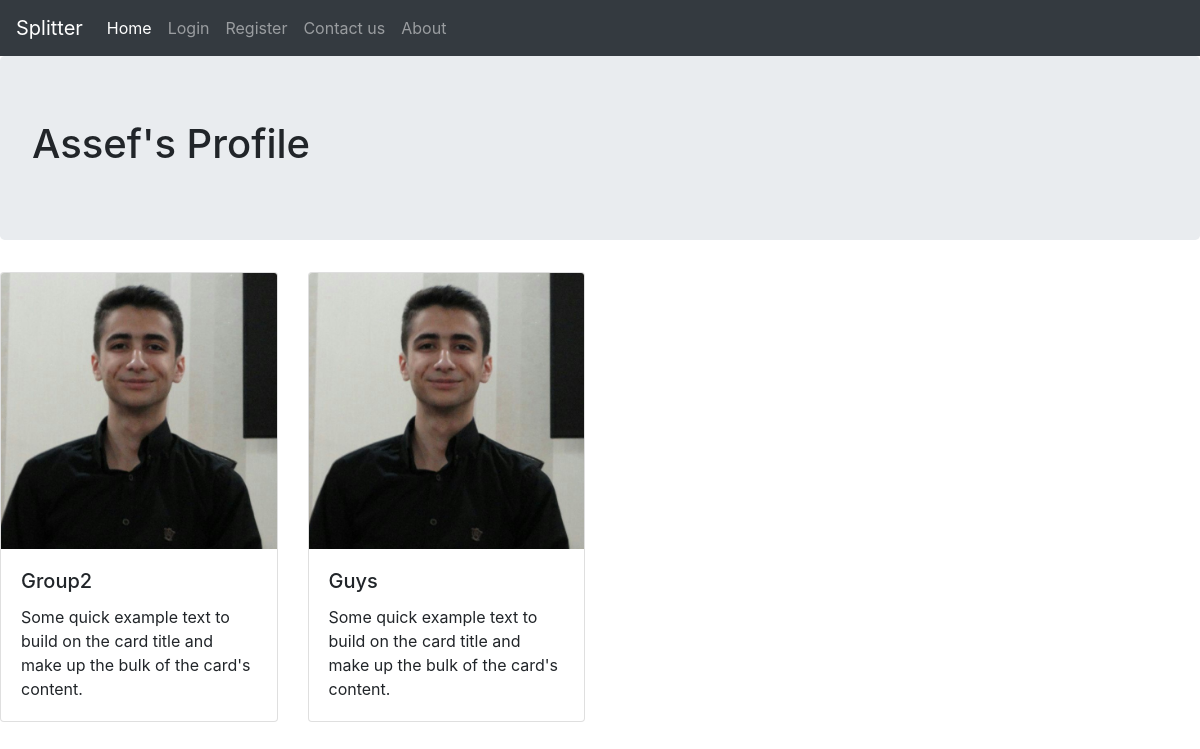
Before: /assef (signed in) with the older database file.
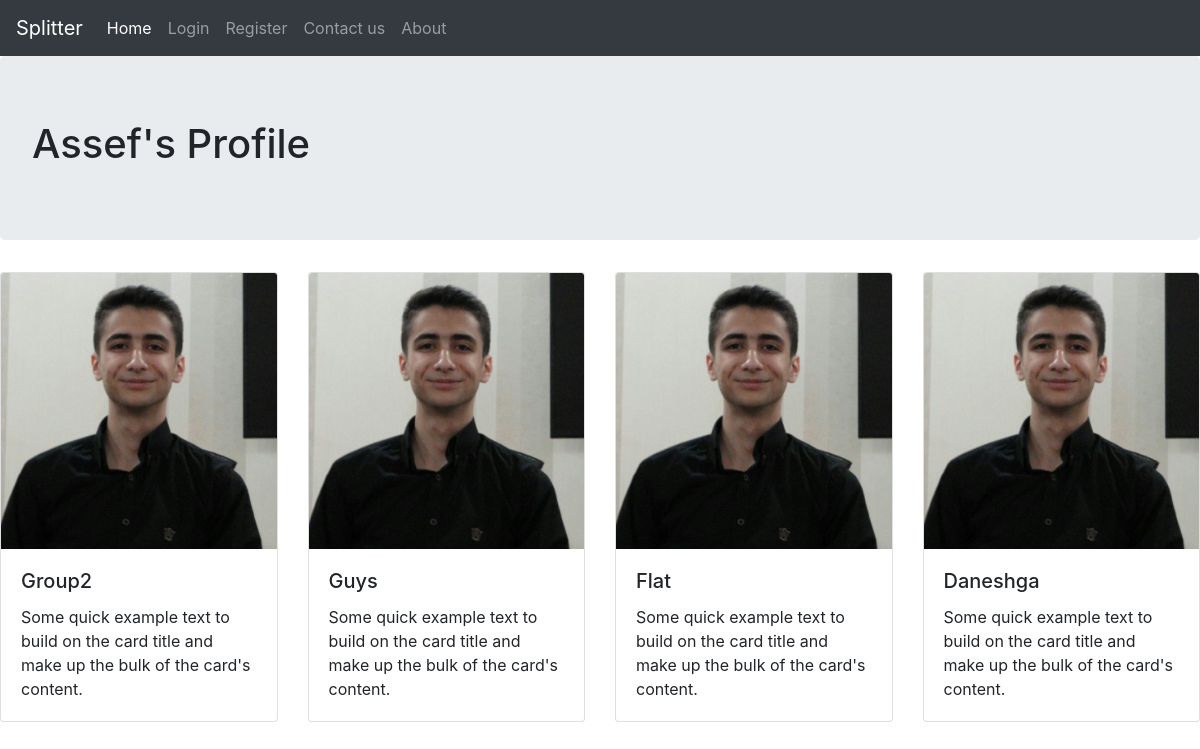
After: the same page with the newer database file.
### main/models.py (models this page shows, shortened)
class GroupMember(models.Model):
    group_fk = models.ForeignKey(Group, on_delete=models.CASCADE)
    member_fk = models.ForeignKey(Account, on_delete=models.CASCADE)
    balance = models.FloatField(default=0)

class Group(models.Model):
    group_id = models.SlugField(max_length=20, unique=True)
    group_name = models.CharField(max_length=20)
    admin_fk = models.ForeignKey(Account, on_delete=models.CASCADE)
    group_picture = models.ImageField(
        upload_to='main/static/img/group_pictures', blank=True)

### main/views.py (the view)
# urls.py: path('<slug:username>', views.account_view),
@login_required
def account_view(request, username):
    account = Account.objects.get(user=request.user)
    print('\n\n\n', account.profile_picture, '\n\n\n')
    profile_account = Account.objects.get(
        user=User.objects.get(username=username))
    groups = GroupMember.objects.filter(member_fk=profile_account)
    if profile_account == account:
        template_name = 'account.html'
        title = 'Account Detail'
    else:
        template_name = 'profile.html'
        title = 'Profile Detail'
    context = {'title': title,
               'account': account, 'groups': groups,
               'profile_account': profile_account}
    return render(request, template_name, context)

### main/templates/profile.html (shortened to what this page needs)
{% extends "base.html" %}
{% load static %}
{% block navbar %}
{% include 'navbar.html' with account=account %}
{% endblock %}
{% block content %}
<div class="jumbotron">
    <h1 class="display-6">{{ profile_account.user.first_name }}'s Profile</h1>
</div>
<div class="row">
    {% for group in groups %}
    <div class="col col-12 col-sm-6 col-md-4 col-lg-3">
        <div class="card">
            <img src="{% static 'img/test.jpeg' %}" class="card-img-top" alt="img">
            <div class="card-body">
                <h5 class="card-title">{{ group.group_fk.group_name }}</h5>
                <p class="card-text">Some quick example text to build on the card title and make up the bulk of the
                    card's content.</p>
            </div>
        </div>
    </div>
    {% endfor %}
</div>
{% endblock %}

Changed rows visible on the page:
added GroupMember: group_fk.group_name "Flat"
added GroupMember: group_fk.group_name "Daneshga"
